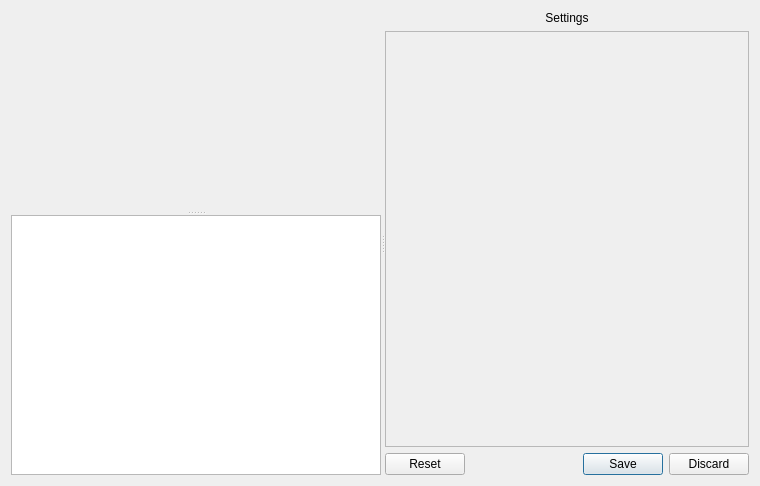
<?xml version="1.0" encoding="UTF-8"?>
<ui version="4.0">
 <class>SettingsWidget</class>
 <widget class="QWidget" name="SettingsWidget">
  <property name="geometry">
   <rect>
    <x>0</x>
    <y>0</y>
    <width>760</width>
    <height>486</height>
   </rect>
  </property>
  <property name="windowTitle">
   <string>Form</string>
  </property>
  <layout class="QVBoxLayout" name="verticalLayout_3">
   <item>
    <widget class="QSplitter" name="splitter_2">
     <property name="orientation">
      <enum>Qt::Horizontal</enum>
     </property>
     <widget class="QSplitter" name="splitter">
      <property name="orientation">
       <enum>Qt::Vertical</enum>
      </property>
      <widget class="QWidget" name="previewPlaceHolder" native="true">
       <property name="minimumSize">
        <size>
         <width>300</width>
         <height>200</height>
        </size>
       </property>
       <layout class="QVBoxLayout" name="verticalLayout"/>
      </widget>
      <widget class="QListWidget" name="quirkList"/>
     </widget>
     <widget class="QWidget" name="">
      <layout class="QVBoxLayout" name="verticalLayout_2">
       <item>
        <widget class="QLabel" name="label">
         <property name="text">
          <string>Settings</string>
         </property>
         <property name="alignment">
          <set>Qt::AlignCenter</set>
         </property>
        </widget>
       </item>
       <item>
        <widget class="QScrollArea" name="settingsArea">
         <property name="widgetResizable">
          <bool>true</bool>
         </property>
         <widget class="QWidget" name="settingsAreaContents">
          <property name="geometry">
           <rect>
            <x>0</x>
            <y>0</y>
            <width>428</width>
            <height>408</height>
           </rect>
          </property>
          <layout class="QFormLayout" name="formLayout">
           <property name="fieldGrowthPolicy">
            <enum>QFormLayout::AllNonFixedFieldsGrow</enum>
           </property>
          </layout>
         </widget>
        </widget>
       </item>
       <item>
        <widget class="QDialogButtonBox" name="buttonBox">
         <property name="standardButtons">
          <set>QDialogButtonBox::Discard|QDialogButtonBox::Reset|QDialogButtonBox::Save</set>
         </property>
        </widget>
       </item>
      </layout>
     </widget>
    </widget>
   </item>
  </layout>
 </widget>
 <resources/>
 <connections/>
</ui>
